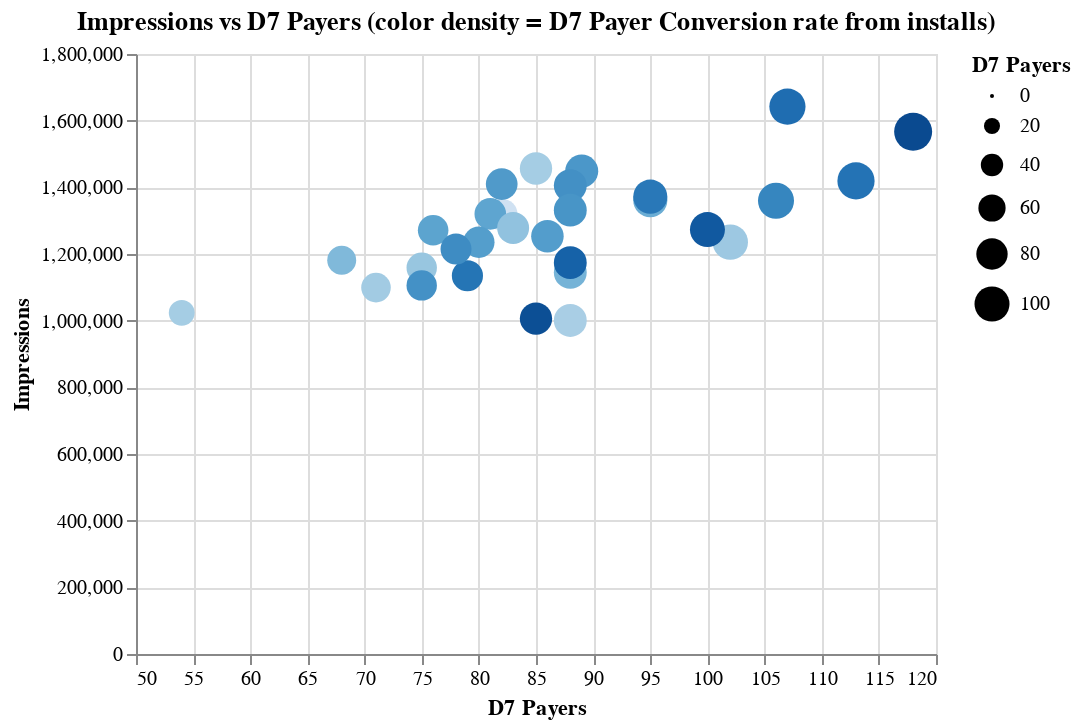

The notebook cell saved with this chart:
### Markdown cell above
### First impression from data

The pathway from ad views ('impressions') via click'n'installs to players who actually do in-app purchases is very narrow. A million impressions might yield 85 paying customers for example.

### Code cell
alt.Chart(df).mark_circle().encode(
    alt.Y('Impressions:Q'),
    alt.X('D7 Payers:Q',scale=alt.Scale(zero=False)),
    color=alt.Color('sum(D7 Payer Conversion):Q', legend=None),
    size= 'D7 Payers:Q'
).properties(
    title='Impressions vs D7 Payers (color density = D7 Payer Conversion rate from installs)',
)

### Figure 1 — Vega-Lite specification as saved in the notebook (floating-point values rounded to 4 significant figures)
{"$schema": "https://vega.github.io/schema/vega-lite/v2.6.0.json", "config": {"view": {"height": 300, "width": 400}}, "data": {"name": "data-b3c0feaba3a5c5d72e3465bd46c809b2"}, "datasets": {"data-b3c0feaba3a5c5d72e3465bd46c809b2": [{"CTR": 0.0334, "Click to Install": 11.8, "Clicks": 33371, "Cohort Size": 3925, "D7 Payer Conversion": 0.0224, "D7 Payers": 88, "Impressions": 1000593, "Time": "2018-09-01", "fCVR": 0.0039}, {"CTR": 0.0313, "Click to Install": 11.4, "Clicks": 38675, "Cohort Size": 4425, "D7 Payer Conversion": 0.0231, "D7 Payers": 102, "Impressions": 1235620, "Time": "2018-09-02", "fCVR": 0.0036}, {"CTR": 0.031, "Click to Install": 10.3, "Clicks": 40821, "Cohort Size": 4195, "D7 Payer Conversion": 0.0195, "D7 Payers": 82, "Impressions": 1318256, "Time": "2018-09-03", "fCVR": 0.0032}, {"CTR": 0.0274, "Click to Install": 11.1, "Clicks": 31356, "Cohort Size": 3475, "D7 Payer Conversion": 0.0253, "D7 Payers": 88, "Impressions": 1144845, "Time": "2018-09-04", "fCVR": 0.003}, {"CTR": 0.0299, "Click to Install": 9.2, "Clicks": 34715, "Cohort Size": 3205, "D7 Payer Conversion": 0.0234, "D7 Payers": 75, "Impressions": 1159113, "Time": "2018-09-05", "fCVR": 0.0028}, {"CTR": 0.0312, "Click to Install": 6.8, "Clicks": 43913, "Cohort Size": 2974, "D7 Payer Conversion": 0.0276, "D7 Payers": 82, "Impressions": 1409692, "Time": "2018-09-06", "fCVR": 0.0021}, {"CTR": 0.0323, "Click to Install": 7.1, "Clicks": 42685, "Cohort Size": 3029, "D7 Payer Conversion": 0.0267, "D7 Payers": 81, "Impressions": 1320359, "Time": "2018-09-07", "fCVR": 0.0023}, {"CTR": 0.0391, "Click to Install": 6.9, "Clicks": 53271, "Cohort Size": 3663, "D7 Payer Conversion": 0.0259, "D7 Payers": 95, "Impressions": 1361364, "Time": "2018-09-08", "fCVR": 0.0027}, {"CTR": 0.0392, "Click to Install": 6.6, "Clicks": 57029, "Cohort Size": 3769, "D7 Payer Conversion": 0.0226, "D7 Payers": 85, "Impressions": 1456486, "Time": "2018-09-09", "fCVR": 0.0026}, {"CTR": 0.0318, "Click to Install": 7.9, "Clicks": 39869, "Cohort Size": 3137, "D7 Payer Conversion": 0.0274, "D7 Payers": 86, "Impressions": 1253203, "Time": "2018-09-10", "fCVR": 0.0025}, {"CTR": 0.032, "Click to Install": 6.9, "Clicks": 46343, "Cohort Size": 3192, "D7 Payer Conversion": 0.0279, "D7 Payers": 89, "Impressions": 1448567, "Time": "2018-09-11", "fCVR": 0.0022}, {"CTR": 0.0296, "Click to Install": 7.4, "Clicks": 41577, "Cohort Size": 3087, "D7 Payer Conversion": 0.0285, "D7 Payers": 88, "Impressions": 1405218, "Time": "2018-09-12", "fCVR": 0.0022}, {"CTR": 0.0282, "Click to Install": 7.8, "Clicks": 44253, "Cohort Size": 3447, "D7 Payer Conversion": 0.0342, "D7 Payers": 118, "Impressions": 1566663, "Time": "2018-09-13", "fCVR": 0.0022}, {"CTR": 0.0275, "Click to Install": 8.3, "Clicks": 37678, "Cohort Size": 3119, "D7 Payer Conversion": 0.0305, "D7 Payers": 95, "Impressions": 1371972, "Time": "2018-09-14", "fCVR": 0.0023}, {"CTR": 0.0325, "Click to Install": 8.2, "Clicks": 44254, "Cohort Size": 3608, "D7 Payer Conversion": 0.0294, "D7 Payers": 106, "Impressions": 1359780, "Time": "2018-09-15", "fCVR": 0.0027}, {"CTR": 0.0309, "Click to Install": 8.3, "Clicks": 43928, "Cohort Size": 3658, "D7 Payer Conversion": 0.0309, "D7 Payers": 113, "Impressions": 1419329, "Time": "2018-09-16", "fCVR": 0.0026}, {"CTR": 0.0275, "Click to Install": 8.4, "Clicks": 32327, "Cohort Size": 2721, "D7 Payer Conversion": 0.0323, "D7 Payers": 88, "Impressions": 1174032, "Time": "2018-09-17", "fCVR": 0.0023}, {"CTR": 0.0285, "Click to Install": 8.2, "Clicks": 29180, "Cohort Size": 2390, "D7 Payer Conversion": 0.0226, "D7 Payers": 54, "Impressions": 1023391, "Time": "2018-09-18", "fCVR": 0.0023}, {"CTR": 0.0259, "Click to Install": 8.7, "Clicks": 29435, "Cohort Size": 2565, "D7 Payer Conversion": 0.0308, "D7 Payers": 79, "Impressions": 1134678, "Time": "2018-09-19", "fCVR": 0.0023}, {"CTR": 0.028, "Click to Install": 8.9, "Clicks": 28172, "Cohort Size": 2516, "D7 Payer Conversion": 0.0338, "D7 Payers": 85, "Impressions": 1006182, "Time": "2018-09-20", "fCVR": 0.0025}, {"CTR": 0.0261, "Click to Install": 9.2, "Clicks": 28814, "Cohort Size": 2644, "D7 Payer Conversion": 0.0284, "D7 Payers": 75, "Impressions": 1105777, "Time": "2018-09-21", "fCVR": 0.0024}, {"CTR": 0.0325, "Click to Install": 8.7, "Clicks": 35713, "Cohort Size": 3111, "D7 Payer Conversion": 0.0228, "D7 Payers": 71, "Impressions": 1099185, "Time": "2018-09-22", "fCVR": 0.0028}, {"CTR": 0.0307, "Click to Install": 8.9, "Clicks": 39284, "Cohort Size": 3481, "D7 Payer Conversion": 0.0238, "D7 Payers": 83, "Impressions": 1277943, "Time": "2018-09-23", "fCVR": 0.0027}, {"CTR": 0.0241, "Click to Install": 9.9, "Clicks": 30631, "Cohort Size": 3027, "D7 Payer Conversion": 0.033, "D7 Payers": 100, "Impressions": 1273232, "Time": "2018-09-24", "fCVR": 0.0024}, {"CTR": 0.0244, "Click to Install": 9.2, "Clicks": 30962, "Cohort Size": 2838, "D7 Payer Conversion": 0.0268, "D7 Payers": 76, "Impressions": 1271144, "Time": "2018-09-25", "fCVR": 0.0022}, {"CTR": 0.0279, "Click to Install": 8.5, "Clicks": 34439, "Cohort Size": 2930, "D7 Payer Conversion": 0.0273, "D7 Payers": 80, "Impressions": 1235172, "Time": "2018-09-26", "fCVR": 0.0024}, {"CTR": 0.027, "Click to Install": 8.6, "Clicks": 31953, "Cohort Size": 2751, "D7 Payer Conversion": 0.0247, "D7 Payers": 68, "Impressions": 1181530, "Time": "2018-09-27", "fCVR": 0.0023}, {"CTR": 0.0253, "Click to Install": 8.8, "Clicks": 30722, "Cohort Size": 2712, "D7 Payer Conversion": 0.0288, "D7 Payers": 78, "Impressions": 1214674, "Time": "2018-09-28", "fCVR": 0.0022}, {"CTR": 0.0295, "Click to Install": 8, "Clicks": 39313, "Cohort Size": 3133, "D7 Payer Conversion": 0.0281, "D7 Payers": 88, "Impressions": 1331501, "Time": "2018-09-29", "fCVR": 0.0024}, {"CTR": 0.0275, "Click to Install": 7.6, "Clicks": 45079, "Cohort Size": 3413, "D7 Payer Conversion": 0.0314, "D7 Payers": 107, "Impressions": 1642131, "Time": "2018-09-30", "fCVR": 0.0021}]}, "encoding": {"color": {"aggregate": "sum", "field": "D7 Payer Conversion", "legend": null, "type": "quantitative"}, "size": {"field": "D7 Payers", "type": "quantitative"}, "x": {"field": "D7 Payers", "scale": {"zero": false}, "type": "quantitative"}, "y": {"field": "Impressions", "type": "quantitative"}}, "mark": "circle", "title": "Impressions vs D7 Payers (color density = D7 Payer Conversion rate from installs)"}
